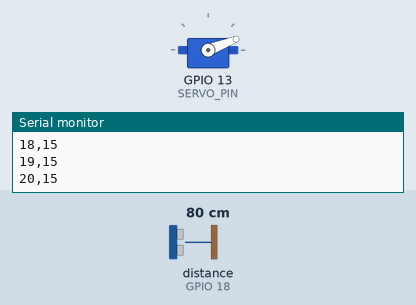
A sketch run on a simulated ESP32. On the bench: servo, the last lines printed to the serial monitor. Wiring (inferred from the names in the program): ultrasonic range finder: trigger GPIO 5; echo GPIO 18. The inputs (shaded band) are chosen by the test bench; at power-on: distance to the obstacle (sensor on GPIO 18) 80 cm. The echo pulse lasts 58.3 µs per cm.

Above: at 1.27 s.
1.3 s: distance to the obstacle (sensor on GPIO 18) set to 2 cm
At 2.27 s:
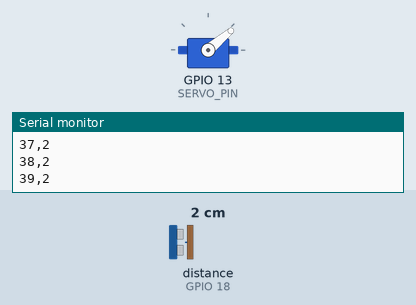
10.3 s: distance to the obstacle (sensor on GPIO 18) set to 18 cm
At 10.47 s:
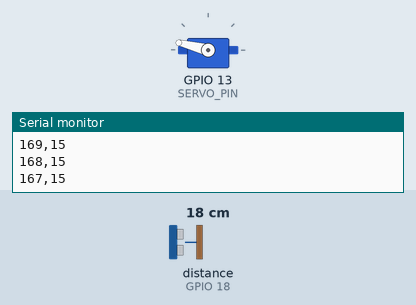
13.3 s: distance to the obstacle (sensor on GPIO 18) set to 4 cm
At 13.46 s:
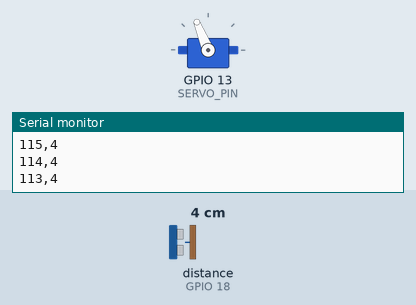
Timing chart, 0 to 25.3 s (numbered marks = the images above; inputs shaded):
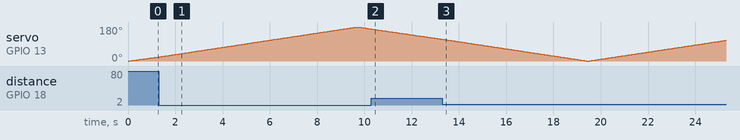

The sketch:

radar_esp32.ino
```cpp
/*
  Ultrasonic Radar - ESP32 firmware (v1.1)

  Sweeps a servo from 0 to 180 degrees and back, measures the distance at each
  angle with an HC-SR04 and prints "angle,distance" lines over serial
  (115200 baud). The Processing sketch in ../../processing draws the data.

  Wiring (see README):
    Servo signal -> GPIO 13
    HC-SR04 TRIG -> GPIO 5
    HC-SR04 ECHO -> GPIO 18   (HC-SR04 Echo is 5 V: use a voltage divider!)
    Servo and sensor are powered from a separate 5 V supply (LM2596);
    ESP32 GND must be connected to that supply's GND (common ground).

  Library: ESP32Servo (install from the Arduino Library Manager).
*/

#include <ESP32Servo.h>
#include "radar_filter.h"

// ---- Pins -----------------------------------------------------------------
const int TRIG_PIN  = 5;
const int ECHO_PIN  = 18;
const int SERVO_PIN = 13;

// ---- Radar settings ---------------------------------------------------------
const int   MAX_RANGE_CM      = 15;      // anything farther is reported as MAX_RANGE_CM ("no object")
const int   STEP_DEG          = 1;       // smooth 1-degree steps
const int   SERVO_SETTLE_MS   = 35;      // time for the servo to settle before measuring

// ---- Measurement / filtering ----------------------------------------------------
const int   SAMPLES_PER_ANGLE = 3;       // readings per angle (median-based filter)
const int   SAMPLE_GAP_MS     = 8;       // pause between readings so old echoes fade
const int   OUTLIER_TOL_CM    = 3;       // readings further than this from the median are dropped
const unsigned long ECHO_TIMEOUT_US = 3000;   // ~50 cm round trip; short so empty space does not slow the sweep
const float SOUND_SPEED_CM_PER_US = 0.0343f;  // speed of sound at ~20 degrees C

Servo radarServo;

void setup() {
  Serial.begin(115200);
  pinMode(TRIG_PIN, OUTPUT);
  pinMode(ECHO_PIN, INPUT);

  radarServo.setPeriodHertz(50);
  radarServo.attach(SERVO_PIN, 500, 2400);
}

void loop() {
  // forward sweep 0 -> 180
  for (int angle = 0; angle <= 180; angle += STEP_DEG) {
    scanAngle(angle);
  }
  // return sweep 180 -> 0
  for (int angle = 180; angle >= 0; angle -= STEP_DEG) {
    scanAngle(angle);
  }
}

void scanAngle(int angle) {
  radarServo.write(angle);
  delay(SERVO_SETTLE_MS);

  int distance = getStableDistance();

  Serial.print(angle);
  Serial.print(',');
  Serial.println(distance);
}

// One raw reading in cm. Returns MAX_RANGE_CM when nothing is detected.
int readDistanceOnce() {
  digitalWrite(TRIG_PIN, LOW);
  delayMicroseconds(2);
  digitalWrite(TRIG_PIN, HIGH);
  delayMicroseconds(10);
  digitalWrite(TRIG_PIN, LOW);

  unsigned long duration = pulseIn(ECHO_PIN, HIGH, ECHO_TIMEOUT_US);
  if (duration == 0) return MAX_RANGE_CM;  // no echo

  int dist = (int)(duration * SOUND_SPEED_CM_PER_US / 2.0f);
  if (dist <= 0 || dist > MAX_RANGE_CM) return MAX_RANGE_CM;
  return dist;
}

// Several readings per angle, spikes rejected, valid ones averaged.
int getStableDistance() {
  int samples[SAMPLES_PER_ANGLE];
  for (int i = 0; i < SAMPLES_PER_ANGLE; i++) {
    samples[i] = readDistanceOnce();
    if (i < SAMPLES_PER_ANGLE - 1) delay(SAMPLE_GAP_MS);
  }
  return filterDistanceSamples(samples, SAMPLES_PER_ANGLE, MAX_RANGE_CM, OUTLIER_TOL_CM);
}
```

radar_filter.h
```cpp
#pragma once

// Pure filtering logic (no Arduino dependencies) so it can be unit-tested on a PC.
//
// Takes `count` raw readings (cm) taken at the same angle and returns:
//   - the filtered distance in cm, or
//   - maxRange when no object is confirmed.
//
// A reading counts as "object" if 1 <= value < maxRange (maxRange itself means
// "nothing detected"). Rules:
//   1. A majority of the readings must see an object (rejects single spikes).
//   2. Readings further than `tolerance` cm from the median are discarded.
//   3. The remaining readings must still be a majority; they are averaged.
inline int filterDistanceSamples(const int *samples, int count, int maxRange, int tolerance) {
  int valid[8];
  int n = 0;
  for (int i = 0; i < count && n < 8; i++) {
    if (samples[i] >= 1 && samples[i] < maxRange) valid[n++] = samples[i];
  }
  if (n * 2 <= count) return maxRange;

  // insertion sort (n is tiny)
  for (int i = 1; i < n; i++) {
    int key = valid[i];
    int j = i - 1;
    while (j >= 0 && valid[j] > key) {
      valid[j + 1] = valid[j];
      j--;
    }
    valid[j + 1] = key;
  }

  int median = valid[n / 2];
  long sum = 0;
  int kept = 0;
  for (int i = 0; i < n; i++) {
    int d = valid[i] - median;
    if (d < 0) d = -d;
    if (d <= tolerance) {
      sum += valid[i];
      kept++;
    }
  }
  if (kept * 2 <= count) return maxRange;

  return (int)((sum + kept / 2) / kept);  // rounded average
}
```
